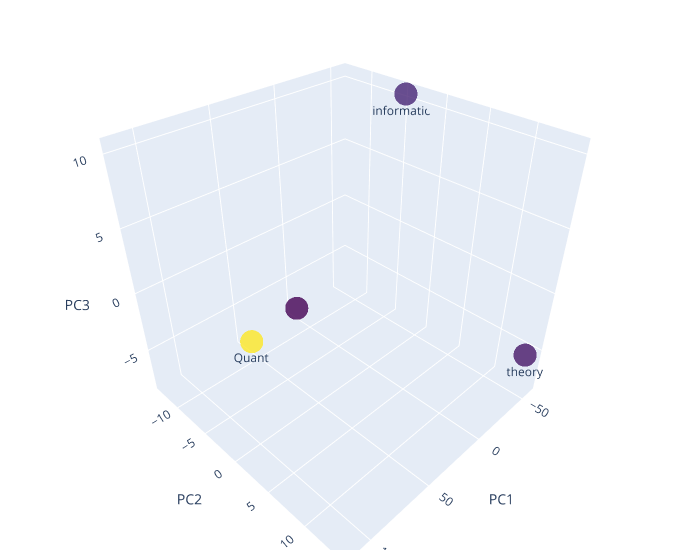
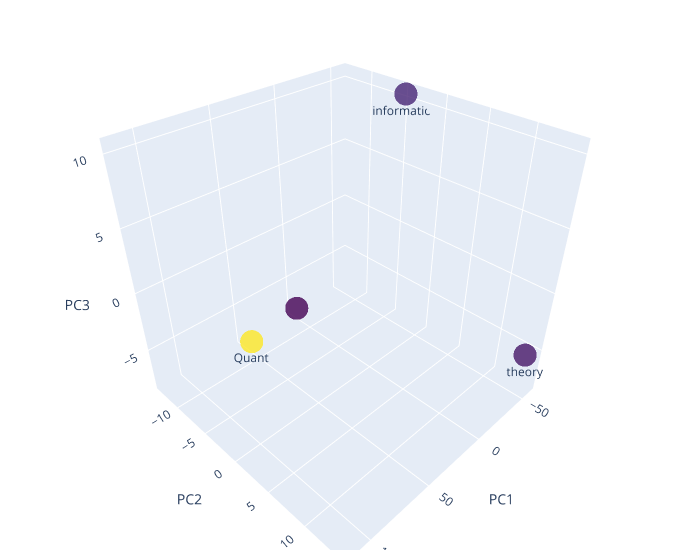

Notebook source saved alongside these figures, in order:
### Code cell
import torch
from transformers import GPT2Tokenizer, GPT2Model
from sklearn.decomposition import PCA
import plotly.graph_objects as go

# Initialize the model and tokenizer
tokenizer = GPT2Tokenizer.from_pretrained('gpt2')
model = GPT2Model.from_pretrained('gpt2')

# Function to calculate Euclidean distance
def euclidean_distance(a, b):
    return torch.dist(a, b)

# Prompt user to enter two sentences
sentences = [input("Enter first sentence: "), input("Enter second sentence: ")]

# Iterate over sentences
for sentence in sentences:
    # Tokenize the sentence
    inputs = tokenizer(sentence, return_tensors='pt')

    # Pass the tokens through the model to get hidden states
    outputs = model(**inputs)

    # outputs[0] contains the hidden states (context vectors) for each token
    hidden_states = outputs[0]

    # Tokenize the phrase separately to know how many tokens it contains
    phrase_tokens = tokenizer.encode("Quantum information theory")

    # Find the starting index of "Quantum information theory" in the tokenized sentence
    start_index = inputs['input_ids'][0].tolist().index(phrase_tokens[0])

    # Extract the context vectors for the phrase "Quantum information theory"
    phrase_context_vectors = hidden_states[0, start_index : start_index + len(phrase_tokens), :]

    # Compute pairwise Euclidean distances and store in a matrix
    distance_matrix = torch.zeros(len(phrase_tokens), len(phrase_tokens))
    for i in range(len(phrase_tokens)):
        for j in range(len(phrase_tokens)):
            distance_matrix[i, j] = euclidean_distance(phrase_context_vectors[i], phrase_context_vectors[j])

    print(f'Distance matrix for "Quantum information theory" in sentence "{sentence}":\n {distance_matrix}\n')

    # Perform PCA to reduce the dimensions to 3
    pca = PCA(n_components=3)
    reduced_vectors = pca.fit_transform(phrase_context_vectors.detach().numpy())
    
    # Create labels for each token
    labels = [tokenizer.decode([token_id]) for token_id in phrase_tokens]
    
    # Create a 3D scatter plot
    fig = go.Figure(data=[go.Scatter3d(
        x=reduced_vectors[:, 0],
        y=reduced_vectors[:, 1],
        z=reduced_vectors[:, 2],
        mode='markers+text',
        text=labels,
        marker=dict(
            size=8,
            color=distance_matrix.mean(dim=1).detach().numpy(), # set color to average distance
            colorscale='Viridis',   # choose a colorscale
            opacity=0.8
        ),
        textposition="bottom center"
    )])

    fig.update_layout(scene=dict(
                    xaxis_title='PC1',
                    yaxis_title='PC2',
                    zaxis_title='PC3'),
                    width=700,
                    margin=dict(r=20, b=10, l=10, t=10))
    fig.show()

### Figure 1 — Plotly figure (JSON) as saved in the notebook; plotly's stock layout.template omitted (floating-point values rounded to 4 significant figures)
{"data": [{"marker": {"color": [114.8, 58.24, 63.98, 61.64], "colorscale": [[0, "#440154"], [0.1111, "#482878"], [0.2222, "#3e4989"], [0.3333, "#31688e"], [0.4444, "#26828e"], [0.5556, "#1f9e89"], [0.6667, "#35b779"], [0.7778, "#6ece58"], [0.8889, "#b5de2b"], [1, "#fde725"]], "opacity": 0.8, "size": 8}, "mode": "markers+text", "text": ["Quant", "um", " information", " theory"], "textposition": "bottom center", "type": "scatter3d", "x": [114.1, -4.028, -58.33, -51.77], "y": [3.611, -13.18, -4.551, 14.12], "z": [2.763, -8.173, 10.39, -4.984]}], "layout": {"margin": {"b": 10, "l": 10, "r": 20, "t": 10}, "scene": {"xaxis": {"title": {"text": "PC1"}}, "yaxis": {"title": {"text": "PC2"}}, "zaxis": {"title": {"text": "PC3"}}}, "width": 700}}

### Figure 2 — Plotly figure (JSON) as saved in the notebook; plotly's stock layout.template omitted (floating-point values rounded to 4 significant figures)
{"data": [{"marker": {"color": [114.8, 58.24, 63.98, 61.64], "colorscale": [[0, "#440154"], [0.1111, "#482878"], [0.2222, "#3e4989"], [0.3333, "#31688e"], [0.4444, "#26828e"], [0.5556, "#1f9e89"], [0.6667, "#35b779"], [0.7778, "#6ece58"], [0.8889, "#b5de2b"], [1, "#fde725"]], "opacity": 0.8, "size": 8}, "mode": "markers+text", "text": ["Quant", "um", " information", " theory"], "textposition": "bottom center", "type": "scatter3d", "x": [114.1, -4.028, -58.33, -51.77], "y": [3.611, -13.18, -4.551, 14.12], "z": [2.763, -8.173, 10.39, -4.984]}], "layout": {"margin": {"b": 10, "l": 10, "r": 20, "t": 10}, "scene": {"xaxis": {"title": {"text": "PC1"}}, "yaxis": {"title": {"text": "PC2"}}, "zaxis": {"title": {"text": "PC3"}}}, "width": 700}}
